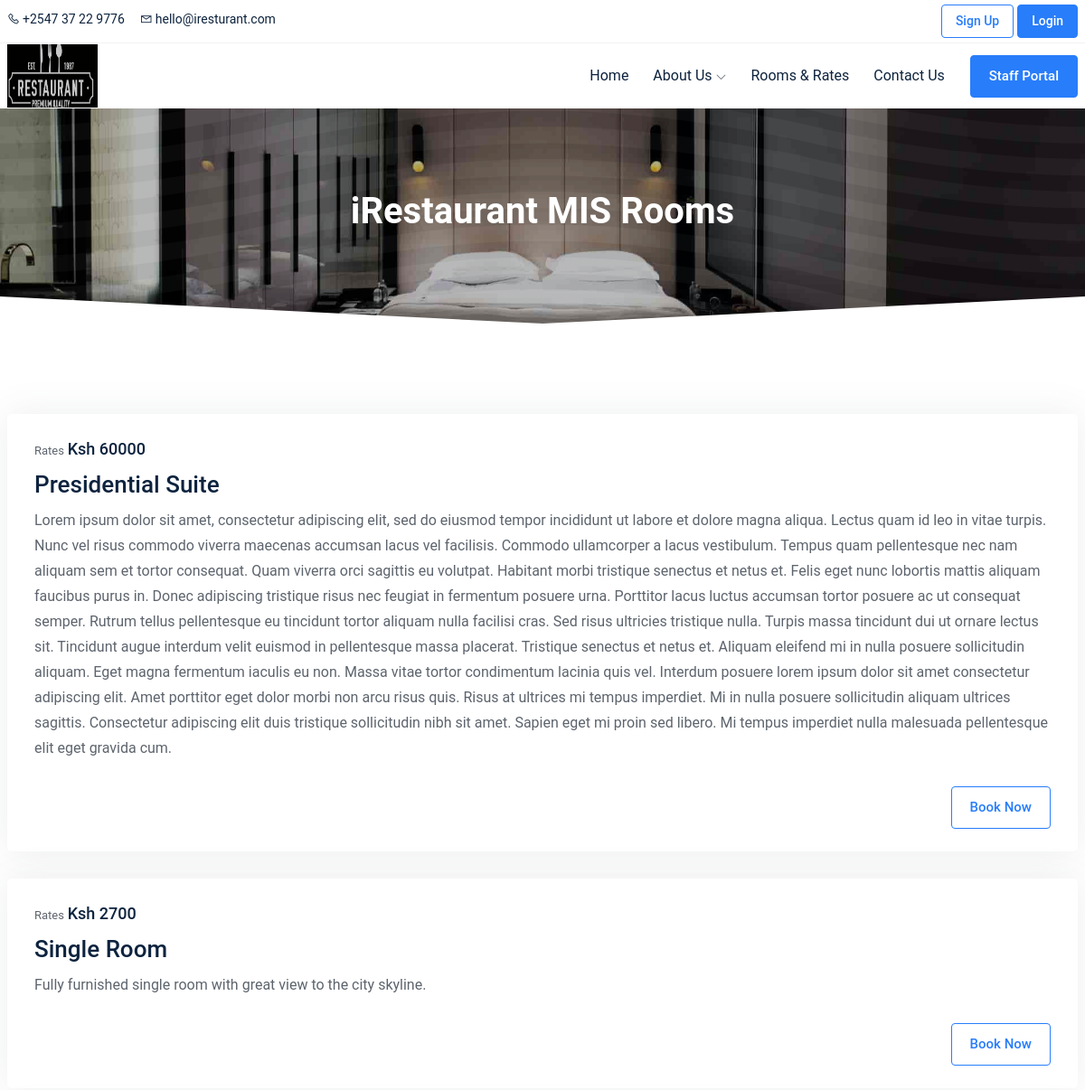
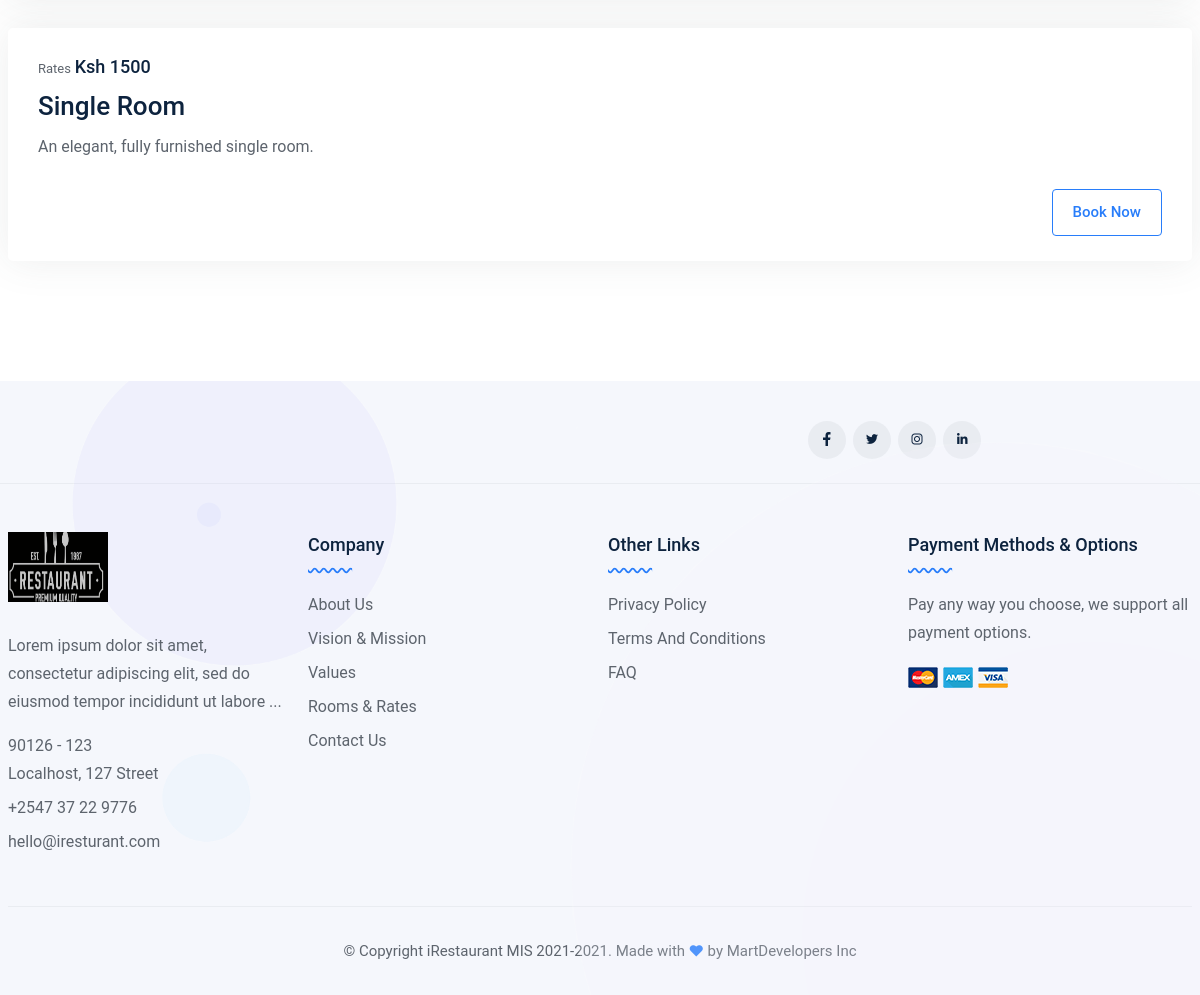
/iResturant/views/landing_rooms, run on the app's committed database (2 pictures, top to bottom).
### tables this page shows
CREATE TABLE `iResturant_System_Details` (
  `system_id` int(200) NOT NULL,
  `system_name` varchar(200) DEFAULT NULL,
  `tagline` longblob,
  `logo` varchar(200) DEFAULT NULL,
  `about` longblob,
  `mail` varchar(200) DEFAULT NULL,
  `contact_details` varchar(200) DEFAULT NULL,
  `address` longblob,
  `sys_facebook` varchar(200) DEFAULT NULL,
  `sys_twitter` varchar(200) DEFAULT NULL,
  `sys_instagram` varchar(200) DEFAULT NULL,
  `sys_linked_in` varchar(200) DEFAULT NULL,
  `landing_about_title` longblob,
  `landing_about` longblob,
  `landing_about_desc` longblob,
  `landing_slide_1` varchar(200) DEFAULT NULL,
  `landing_slide_2` varchar(200) DEFAULT NULL,
  `landing_slide_3` varchar(200) DEFAULT NULL,
  `landing_slide_4` varchar(200) DEFAULT NULL,
  `landing_slide_5` varchar(200) DEFAULT NULL,
  `landing_des` longblob,
  `landing_title` longblob,
  `patners` int(11) DEFAULT NULL,
  `properties` int(11) DEFAULT NULL,
  `orders_made` int(11) DEFAULT NULL,
  `bookings` int(11) DEFAULT NULL,
  `mission` longblob,
  `vision` longblob,
  `sys_values` longblob
);

CREATE TABLE `iResturant_Room` (
  `id` varchar(200) NOT NULL,
  `number` varchar(200) NOT NULL,
  `room_category_id` varchar(200) NOT NULL,
  `price` varchar(200) NOT NULL,
  `status` varchar(200) NOT NULL,
  `details` longblob NOT NULL
);

CREATE TABLE `iResturant_Currencies` (
  `id` int(200) NOT NULL,
  `code` varchar(200) DEFAULT NULL,
  `name` varchar(200) DEFAULT NULL,
  `status` varchar(200) DEFAULT NULL
);

CREATE TABLE `iResturant_Room_Category` (
  `id` varchar(200) NOT NULL,
  `name` varchar(200) NOT NULL
);

### views/landing_rooms.php (the view, shortened to what this page needs)
<?php
require_once('../config/config.php');
$ret = "SELECT * FROM `iResturant_System_Details` JOIN iResturant_Currencies c
WHERE c.status = 'Active'  ";
$stmt = $mysqli->prepare($ret);
$stmt->execute();
$res = $stmt->get_result();
while ($sys = $res->fetch_object()) {
    require_once('../partials/landing_head.php');
?>
    <body>
        <?php require_once('../partials/landing_header.php'); ?>
        <section class="breadcrumb-area bread-bg-10">
            <div class="breadcrumb-wrap">
                <div class="container">
                    <div class="row">
                        <div class="col-lg-12">
                            <div class="breadcrumb-content text-center">
                                <div class="section-heading">
                                    <h2 class="sec__title text-white"><?php echo $sys->system_name; ?> Rooms</h2>
                                </div>
                            </div>
                        </div>
                    </div>
                </div>
            </div>
            <div class="bread-svg-box">
                <svg class="bread-svg" xmlns="http://www.w3.org/2000/svg" viewBox="0 0 100 10" preserveAspectRatio="none">
                    <polygon points="100 0 50 10 0 0 0 10 100 10"></polygon>
                </svg>
            </div>
        </section>
        <section class="card-area section--padding">
            <div class="container">
                <div class="tab-content" id="may-tabContent4">
                    <div class="tab-pane fade show active" id="all" role="tabpanel" aria-labelledby="all-tab">
                        <div class="row">
                            <?php
                            $ret = "SELECT  * FROM iResturant_Room_Category rc
                            INNER JOIN iResturant_Room r ON r.room_category_id = rc.id";
                            $stmt = $mysqli->prepare($ret);
                            $stmt->execute();
                            $res = $stmt->get_result();
                            while ($rooms = $res->fetch_object()) {
                            ?>
                                <div class="col-lg-12">
                                    <div class="card-item card-item-list room-card">
                                        <div class="card-body">
                                            <div class="card-price pb-2">
                                                <p>
                                                    <span class="price__from">Rates</span>
                                                    <span class="price__num"><?php echo $sys->code . " " . $rooms->price; ?></span>
                                                </p>
                                            </div>
                                            <h3 class="card-title font-size-26"><a href="landing_room?view=<?php echo $rooms->number; ?>"><?php echo $rooms->name; ?></a></h3>
                                            <p class="card-text pt-2">
                                                <?php echo $rooms->details; ?>
                                            </p>
                                            <br>
                                            <div class="card-btn d-flex justify-content-end">
                                                <a href="landing_room?view=<?php echo $rooms->number; ?>" class="theme-btn theme-btn-transparent">Book Now</a>
                                            </div>
                                        </div>
                                    </div>
                                </div>
                            <?php
                            } ?>
                        </div>
                    </div>
                </div>
            </div>
        </section>
        <?php require_once('../partials/landing_footer.php'); ?>
    </body>
    </html>
<?php
} ?>

### partials/landing_header.php (shortened to what this page needs)
<header class="header-area">
    <div class="header-top-bar padding-right-100px padding-left-100px">
        <div class="container-fluid">
            <div class="row align-items-center">
                <div class="col-lg-6">
                    <div class="header-top-content">
                        <div class="header-left">
                            <ul class="list-items">
                                <li><a href="#"><i class="la la-phone mr-1"></i><?php echo $sys->contact_details; ?></a></li>
                                <li><a href="mailto:<?php echo $sys->mail; ?>"><i class="la la-envelope mr-1"></i><?php echo $sys->mail; ?></a></li>
                            </ul>
                        </div>
                    </div>
                </div>
                <div class="col-lg-6">
                    <div class="header-top-content">
                        <div class="header-right d-flex align-items-center justify-content-end">
                            <div class="header-right-action">
                                <a href="my_signup" class="theme-btn theme-btn-small theme-btn-transparent mr-1">Sign Up</a>
                                <a href="my_login" class="theme-btn theme-btn-small">Login</a>
                            </div>
                        </div>
                    </div>
                </div>
            </div>
        </div>
    </div>
    <div class="header-menu-wrapper padding-right-100px padding-left-100px">
        <div class="container-fluid">
            <div class="row">
                <div class="col-lg-12">
                    <div class="menu-wrapper justify-content-between">
                        <div class="logo">
                            <a href="../index"><img src="../public/uploads/sys_logo/<?php echo $sys->logo; ?>" height="70" width="100" alt="logo"></a>
                        </div>
                        <div class="main-menu-content pr-0 ml-0">
                            <nav>
                                <ul>
                                    <li>
                                        <a href="landing_index">Home</a>
                                    </li>
                                    <li>
                                        <a href="#">About Us <i class="la la-angle-down"></i></a>
                                    </li>
                                    <li>
                                        <a href="landing_rooms">Rooms & Rates</a>
                                    </li>
                                    <li>
                                        <a href="landing_contact">Contact Us</a>
                                    </li>
                                </ul>
                            </nav>
                        </div>
                        <div class="nav-btn">
                            <a href="staff_login" class="theme-btn">Staff Portal</a>
                        </div>
                    </div>
                </div>
            </div>
        </div>
    </div>
</header>

### partials/landing_footer.php (shortened to what this page needs)
<section class="footer-area section-bg padding-top-40px padding-bottom-30px">
    <div class="container">
        <div class="row align-items-center">
            <div class="col-lg-4">
                <div class="footer-social-box text-right">
                    <ul class="social-profile">
                        <li><a href="<?php echo $sys->sys_facebook; ?>"><i class="lab la-facebook-f"></i></a></li>
                        <li><a href="<?php echo $sys->sys_twitter; ?>"><i class="lab la-twitter"></i></a></li>
                        <li><a href="<?php echo $sys->sys_instagram; ?>"><i class="lab la-instagram"></i></a></li>
                        <li><a href="<?php echo $sys->sys_linked_in; ?>"><i class="lab la-linkedin-in"></i></a></li>
                    </ul>
                </div>
            </div>
        </div>
    </div>
    <div class="section-block mt-4 mb-5"></div>
    <div class="container">
        <div class="row">
            <div class="col-lg-3 responsive-column">
                <div class="footer-item">
                    <div class="footer-logo padding-bottom-30px">
                        <a href="index.html" class="foot__logo"><img height="70" width="100" src="../public/uploads/sys_logo/<?php echo $sys->logo; ?>" alt="logo"></a>
                    </div>
                    <p class="footer__desc"><?php echo substr($sys->about, 0, 100); ?>...</p>
                    <ul class="list-items pt-3">
                        <li><?php echo $sys->address; ?></li>
                        <li><?php echo $sys->contact_details; ?></li>
                        <li><a href="mailto:<?php echo $sys->mail; ?>"><?php echo $sys->mail; ?></a></li>
                    </ul>
                </div>
            </div>
            <div class="col-lg-3 responsive-column">
                <div class="footer-item">
                    <h4 class="title curve-shape pb-3 margin-bottom-20px" data-text="curvs">Company</h4>
                    <ul class="list-items list--items">
                        <li><a href="landing_about">About Us</a></li>
                        <li><a href="landing_mission">Vision & Mission</a></li>
                        <li><a href="landing_values">Values</a></li>
                        <li><a href="landing_rooms">Rooms & Rates</a></li>
                        <li><a href="landing_contact">Contact Us</a></li>
                    </ul>
                </div>
            </div>
            <div class="col-lg-3 responsive-column">
                <div class="footer-item">
                    <h4 class="title curve-shape pb-3 margin-bottom-20px" data-text="curvs">Other Links</h4>
                    <ul class="list-items list--items">
                        <li><a href="landing_privacy_policy">Privacy Policy</a></li>
                        <li><a href="landing_tc">Terms And Conditions</a></li>
                        <li><a href="landing_faq">FAQ</a></li>
                    </ul>
                </div>
            </div>
            <div class="col-lg-3 responsive-column">
                <div class="footer-item">
                    <h4 class="title curve-shape pb-3 margin-bottom-20px" data-text="curvs">Payment Methods & Options</h4>
                    <p class="footer__desc pb-3">Pay any way you choose, we support all payment options.</p>
                    <img src="../public/images/payment-img.png" alt="">
                </div>
            </div>
        </div>
        <div class="section-block"></div>
        <div class="row">
            <div class="col-lg-12">
                <div class="copy-right padding-top-30px text-center">
                    <p class="copy__desc">
                        &copy; Copyright <?php echo $sys->system_name; ?> 2021-<?php echo date('Y'); ?>. Made with
                        <span class="la la-heart"></span> by <a href="http://martdev.info" target="_blank">MartDevelopers Inc</a>
                    </p>
                </div>
            </div>
        </div>
    </div>
</section>

### data on the page
iresturant_system_details: contact_details "+2547 37 22 9776", mail "hello@iresturant.com", logo (picture), system_name "iRestaurant MIS", about "Lorem ipsum dolor sit amet, consectetur adipiscing elit, sed do eiusmod tempor incididunt ut labore", address "90126 - 123 Localhost, 127 Street"
iresturant_room: price "60000", room_category.name "Presidential Suite", details "Lorem ipsum dolor sit amet, consectetur adipiscing elit, sed do eiusmod tempor incididunt ut labore et dolore magna aliqua. Lectus quam id leo in vitae turpis. Nunc vel risus commodo viverra maecenas accumsan lacus vel facilisis. Commodo ullamcorper a lacus vestibulum. Tempus quam pellentesque nec nam aliquam sem et tortor consequat. Quam viverra orci sagittis eu volutpat. Habitant morbi tristique senectus et netus et. Felis eget nunc lobortis mattis aliquam faucibus purus in. Donec adipiscing tristique risus nec feugiat in fermentum posuere urna. Porttitor lacus luctus accumsan tortor posuere ac ut consequat semper. Rutrum tellus pellentesque eu tincidunt tortor aliquam nulla facilisi…"
iresturant_currencies: code "Ksh"
iresturant_room: price "2700", room_category.name "Single Room", details "Fully furnished single room with great view to the city skyline."
iresturant_room: price "1500", room_category.name "Single Room", details "An elegant, fully furnished single room."
